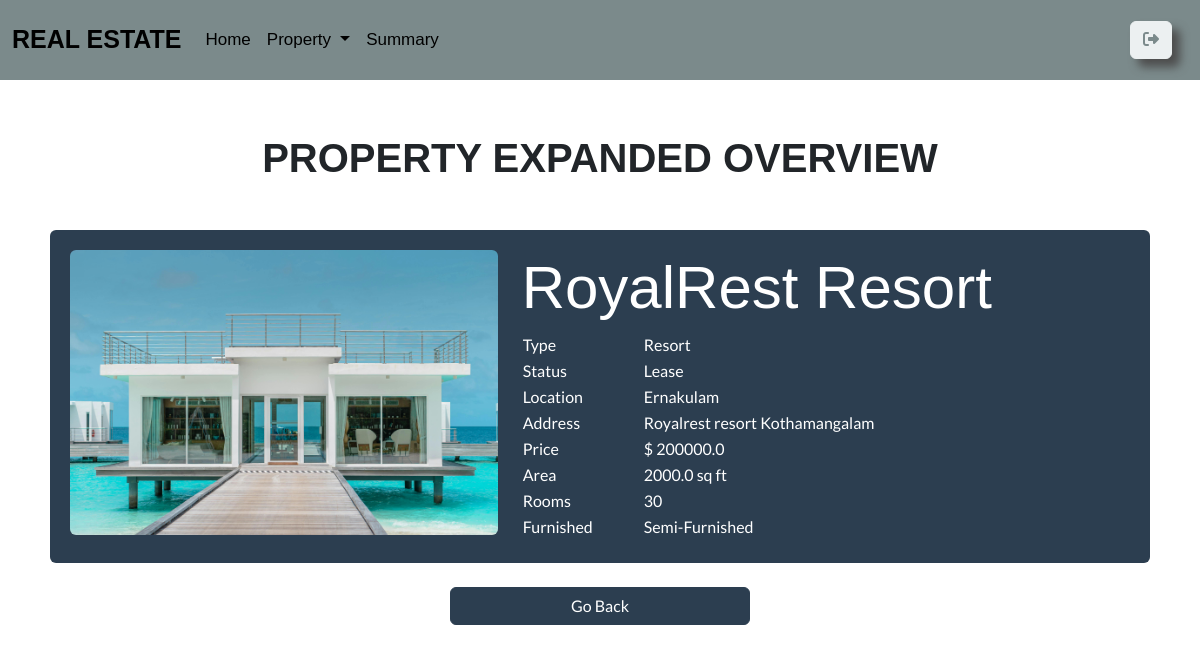
The page /estste/1/ (signed in) on the database its author committed.
### estate/models.py (models this page shows)
class PropertyDetails(models.Model):
    property_name = models.CharField(max_length=200)
    PROPERTY_OPTIONS = (
        ("Apartment","Apartment"),
        ("House","House"),
        ("Villa",'Villa'),
        ("RetailSpace","RetailSpace"),
        ("Resort","Resort"),
        ("GuestHouse","GuestHouse"),
        ("PG","PG")
    )
    property_type = models.CharField(max_length=200,choices=PROPERTY_OPTIONS,default="Villa")
    STATUS_OPTIONS = (
        ("Sale","Sale"),
        ("Rent","Rent"),
        ("Lease","Lease")
    )
    property_status = models.CharField(max_length=200,choices=STATUS_OPTIONS,default="Sale")
    LOCATION_OPTIONS = (
        ("Thiruvananthapuram","Thiruvananthapuram"),
        ("Kollam","Kollam"),
        ("Pathanamthitta","Pathanamthitta"),
        ("Alappuzha","Alappuzha"),
        ("Kottayam","Kottayam"),
        ("Idukki","Idukki"),
        ("Ernakulam","Ernakulam"),
        ("Thrissur","Thrissur"),
        ("Palakkad","Palakkad"),
        ("Malappuram","Malappuram"),
        ("Kozhikode","Kozhikode"),
        ("Wayanad","Wayanad"),
        ("Kannur","Kannur"),
        ("Kasaragod","Kasaragod")
    )
    location = models.CharField(max_length=200,choices=LOCATION_OPTIONS,default="Thiruvananthapuram")
    address = models.CharField(max_length=200)
    price = models.FloatField()
    area = models.FloatField()
    no_of_rooms = models.IntegerField()
    FURNISHED_OPTIONS = (
        ("Furnished","Furnished"),
        ("Semi-Furnished","Semi-Furnished"),
        ("Unfurnished","Unfurnished")
    )
    furnished_status = models.CharField(max_length=200,choices=FURNISHED_OPTIONS,default="Furnished")
    owner= models.ForeignKey(User,on_delete=models.CASCADE)
    property_image = models.ImageField(upload_to='estateimages',null=True,blank=True)

### estate/views.py (the view)
# urls.py: path('estste/<int:pk>/',views.RealEstateDetailView.as_view(),name='detailestate'),
@method_decorator(signin_required,name='dispatch')
class RealEstateDetailView(View):
    template_name = 'property_details.html'
    def get(self,request,*args,**kwargs):
        id = kwargs.get('pk')
        qs = PropertyDetails.objects.get(id=id)
        return render(request,self.template_name,{"data":qs})

### estate/templates/property_details.html (shortened to what this page needs)
{% extends "base.html" %}
{% block main_block %}
<div class="container" style="min-height: 100vh; overflow-y: auto; position: relative; padding-bottom: 60px;">
    <h2 class="text-center mt-4 font-weight-bold"
        style="font-family:'Gill Sans', 'Gill Sans MT', Calibri, 'Trebuchet MS', sans-serif;font-weight:600">
        PROPERTY EXPANDED OVERVIEW
    </h2>
    <div class="table-responsive mt-5 bg-primary rounded" data-aos="fade-right" data-aos-duration="1800">
        <div class="row">
            <div class="col-md-5 text-center mb-2" data-aos="flip-right" data-aos-duration="3000">
                {% if data.property_image %}
                <img src="{{ data.property_image.url }}" alt="Property Image" class="img-fluid rounded">
                {% endif %}
            </div>
            <div class="col-md-7">
                <h3 class="font-weight-bold"
                    style="font-family:'Gill Sans', 'Gill Sans MT', Calibri, 'Trebuchet MS', sans-serif; font-size: 60px">
                    {{ data.property_name }} {{ data.property_type }}
                </h3>
                <table>
                    <tbody>
                        <tr>
                            <td class="font-weight-bold">Type</td>
                            <td style="padding-left: 50px;">{{ data.property_type }}</td>
                        </tr>
                        <tr>
                            <td class="font-weight-bold">Status</td>
                            <td style="padding-left: 50px;">{{ data.property_status }}</td>
                        </tr>
                        <tr>
                            <td class="font-weight-bold">Location</td>
                            <td style="padding-left: 50px;">{{ data.location }}</td>
                        </tr>
                        <tr>
                            <td class="font-weight-bold">Address</td>
                            <td style="padding-left: 50px;">{{ data.address }}</td>
                        </tr>
                        <tr>
                            <td class="font-weight-bold">Price</td>
                            <td style="padding-left: 50px;">$ {{ data.price }}</td>
                        </tr>
                        <tr>
                            <td class="font-weight-bold">Area</td>
                            <td style="padding-left: 50px;">{{ data.area }} sq ft</td>
                        </tr>
                        <tr>
                            <td class="font-weight-bold">Rooms</td>
                            <td style="padding-left: 50px;">{{ data.no_of_rooms }}</td>
                        </tr>
                        <tr>
                            <td class="font-weight-bold">Furnished</td>
                            <td style="padding-left: 50px;">{{ data.furnished_status }}</td>
                        </tr>
                    </tbody>
                </table>
            </div>
        </div>
    </div>
    <div class="text-center mt-4 mb-4">
        <a href="{% url 'listrealestate' %}" class="btn btn-primary go-back-btn"
           data-aos="zoom-in-up" data-aos-duration="1800">
            Go Back
        </a>
    </div>
</div>
{% endblock %}

### estate/templates/property_details.html (style rules this page uses)
body { margin: 0; padding: 0; }
.container { margin-top: 10px; padding: 20px; }
.table-responsive { padding: 20px; display: flex; justify-content: center; align-items: center; overflow-x: auto; }
.row { display: flex; align-items: center; justify-content: center; color: #fff; flex-wrap: wrap; }
.go-back-btn { transition: background-color 0.3s, transform 0.3s; width: 100%; max-width: 300px; }

### rows shown on the page
PropertyDetails: property_image (picture), property_name "RoyalRest", property_type "Resort", property_status "Lease", location "Ernakulam", address "Royalrest resort Kothamangalam", price "200000.0", area "2000.0", no_of_rooms "30", furnished_status "Semi-Furnished"
